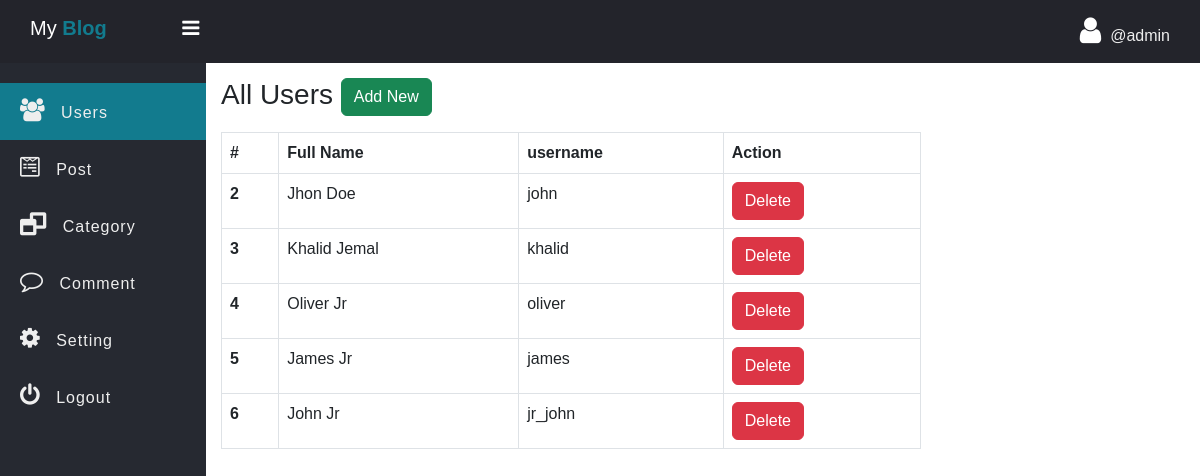
Page /admin/users.php (signed in) on the committed database.
### tables this page shows
CREATE TABLE `users` (
  `id` int(11) NOT NULL,
  `fname` varchar(255) NOT NULL,
  `username` varchar(255) NOT NULL,
  `password` varchar(255) NOT NULL
);

### admin/data/User.php (called while the page is built, shortened)
<?php
function getAll($conn){
   $sql = "SELECT id, fname, username FROM users";
   $stmt = $conn->prepare($sql);
   $stmt->execute();
   if($stmt->rowCount() >= 1){
   	   $data = $stmt->fetchAll();
   	   return $data;
   }else {
   	 return 0;
   }
}

### admin/users.php (the view, shortened to what this page needs)
<?php
if (isset($_SESSION['admin_id']) && isset($_SESSION['username'])) {
 ?>
<!DOCTYPE html>
<html>
<head>
	<link rel="stylesheet" href="https://stackpath.bootstrapcdn.com/font-awesome/4.7.0/css/font-awesome.min.css">
	<link href="https://cdn.jsdelivr.net/npm/bootstrap@5.3.0/dist/css/bootstrap.min.css" rel="stylesheet">
	<link rel="stylesheet" href="../css/side-bar.css">
	<link rel="stylesheet" href="../css/style.css">
</head>
<body>
	<?php
	  include "inc/side-nav.php";
      include_once("data/User.php");
      include_once("../db_conn.php");
      $users = getAll($conn);
	?>
	 <div class="main-table">
	 	<h3 class="mb-3">All Users
	 		<a href="../signup.php" class="btn btn-success">Add New</a></h3>
	 	<?php if ($users != 0) { ?>
	 	<table class="table t1 table-bordered">
		  <thead>
		    <tr>
		      <th scope="col">#</th>
		      <th scope="col">Full Name</th>
		      <th scope="col">username</th>
		      <th scope="col">Action</th>
		    </tr>
		  </thead>
		  <tbody>
		  	<?php foreach ($users as $user) { ?>
		    <tr>
		      <th scope="row"><?=$user['id'] ?></th>
		      <td><?=$user['fname'] ?></td>
		      <td><?=$user['username'] ?></td>
		      <td>
		      	<a href="user-delete.php?user_id=<?=$user['id'] ?>" class="btn btn-danger">Delete</a>
		      </td>
		    </tr>
		    <?php } ?>
		  </tbody>
		</table>
	<?php }else{ ?>
		<div class="alert alert-warning">
			Empty!
		</div>
	<?php } ?>
	 </div>
	</section>
	</div>
</body>
</html>
<?php }else {
	header("Location: ../admin-login.php");
	exit;
} ?>

### css/side-bar.css (style rules this page uses)
* { padding: 0; margin: 0; box-sizing: border-box; font-family: arial, sans-serif; }

### css/style.css (style rules this page uses)
.main-table { width: 90%; max-width: 700px; }

### rows in the picture
users: id "2", fname "Jhon Doe", username "john"
users: id "3", fname "Khalid Jemal", username "khalid"
users: id "4", fname "Oliver Jr", username "oliver"
users: id "5", fname "James Jr", username "james"
users: id "6", fname "John Jr", username "jr_john"

### other values in the picture
$_SESSION['username'] "admin"
